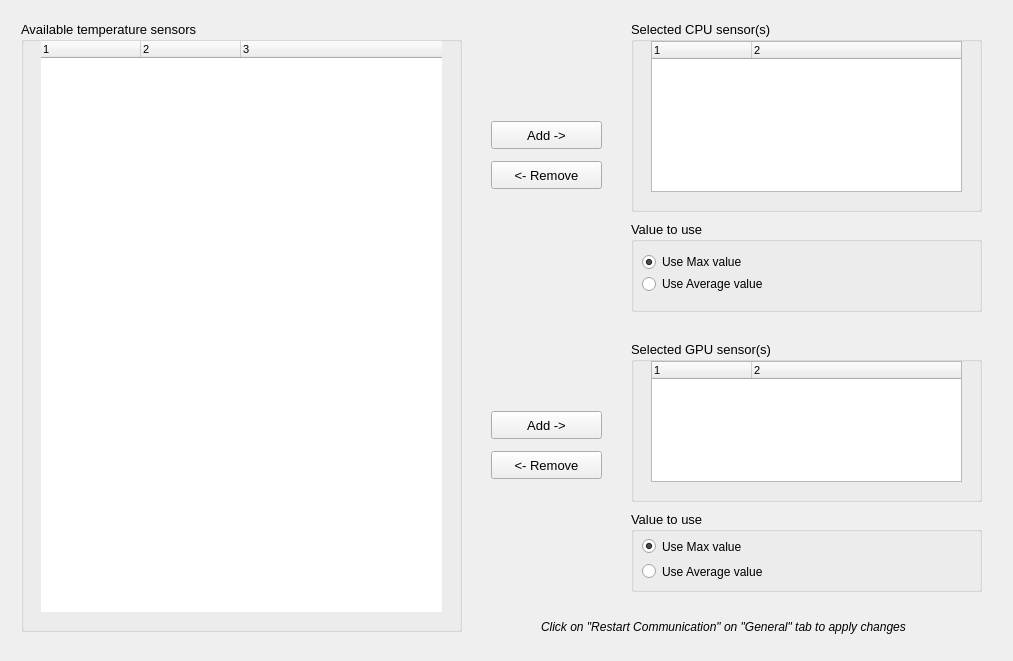
    <widget class="QWidget" name="tabSensorConfig">
     <attribute name="title">
      <string>Sensor Config</string>
     </attribute>
     <widget class="QFrame" name="frame_6">
      <property name="geometry">
       <rect>
        <x>11</x>
        <y>11</y>
        <width>993</width>
        <height>641</height>
       </rect>
      </property>
      <property name="frameShape">
       <enum>QFrame::NoFrame</enum>
      </property>
      <property name="frameShadow">
       <enum>QFrame::Sunken</enum>
      </property>
      <property name="lineWidth">
       <number>2</number>
      </property>
      <widget class="QPushButton" name="pushButtonRemoveGPUSensor">
       <property name="geometry">
        <rect>
         <x>480</x>
         <y>440</y>
         <width>111</width>
         <height>28</height>
        </rect>
       </property>
       <property name="font">
        <font>
         <pointsize>10</pointsize>
        </font>
       </property>
       <property name="text">
        <string>&lt;- Remove</string>
       </property>
      </widget>
      <widget class="QGroupBox" name="groupBoxCPUSensors">
       <property name="geometry">
        <rect>
         <x>620</x>
         <y>210</y>
         <width>351</width>
         <height>91</height>
        </rect>
       </property>
       <property name="font">
        <font>
         <pointsize>10</pointsize>
        </font>
       </property>
       <property name="title">
        <string>Value to use</string>
       </property>
       <widget class="QRadioButton" name="radioButtonCPUMax">
        <property name="geometry">
         <rect>
          <x>11</x>
          <y>30</y>
          <width>124</width>
          <height>22</height>
         </rect>
        </property>
        <property name="font">
         <font>
          <pointsize>9</pointsize>
         </font>
        </property>
        <property name="text">
         <string>Use Max value</string>
        </property>
        <property name="checked">
         <bool>true</bool>
        </property>
       </widget>
       <widget class="QRadioButton" name="radioButtonCPUAverage">
        <property name="geometry">
         <rect>
          <x>11</x>
          <y>52</y>
          <width>150</width>
          <height>22</height>
         </rect>
        </property>
        <property name="font">
         <font>
          <pointsize>9</pointsize>
         </font>
        </property>
        <property name="text">
         <string>Use Average value</string>
        </property>
       </widget>
      </widget>
      <widget class="QPushButton" name="pushButtonAddCPUSensor">
       <property name="geometry">
        <rect>
         <x>480</x>
         <y>110</y>
         <width>111</width>
         <height>28</height>
        </rect>
       </property>
       <property name="font">
        <font>
         <pointsize>10</pointsize>
        </font>
       </property>
       <property name="text">
        <string>Add -&gt;</string>
       </property>
      </widget>
      <widget class="QPushButton" name="pushButtonAddGPUSensor">
       <property name="geometry">
        <rect>
         <x>480</x>
         <y>400</y>
         <width>111</width>
         <height>28</height>
        </rect>
       </property>
       <property name="font">
        <font>
         <pointsize>10</pointsize>
        </font>
       </property>
       <property name="text">
        <string>Add -&gt;</string>
       </property>
      </widget>
      <widget class="QGroupBox" name="groupBoxGPUSensors">
       <property name="geometry">
        <rect>
         <x>620</x>
         <y>500</y>
         <width>351</width>
         <height>81</height>
        </rect>
       </property>
       <property name="font">
        <font>
         <pointsize>10</pointsize>
        </font>
       </property>
       <property name="title">
        <string>Value to use</string>
       </property>
       <widget class="QRadioButton" name="radioButtonGPUMax">
        <property name="geometry">
         <rect>
          <x>11</x>
          <y>20</y>
          <width>124</width>
          <height>31</height>
         </rect>
        </property>
        <property name="font">
         <font>
          <pointsize>9</pointsize>
         </font>
        </property>
        <property name="text">
         <string>Use Max value</string>
        </property>
        <property name="checked">
         <bool>true</bool>
        </property>
       </widget>
       <widget class="QRadioButton" name="radioButtonGPUAverage">
        <property name="geometry">
         <rect>
          <x>11</x>
          <y>50</y>
          <width>150</width>
          <height>21</height>
         </rect>
        </property>
        <property name="font">
         <font>
          <pointsize>9</pointsize>
         </font>
        </property>
        <property name="text">
         <string>Use Average value</string>
        </property>
       </widget>
      </widget>
      <widget class="QPushButton" name="pushButtonRemoveCPUSensor">
       <property name="geometry">
        <rect>
         <x>480</x>
         <y>150</y>
         <width>111</width>
         <height>28</height>
        </rect>
       </property>
       <property name="font">
        <font>
         <pointsize>10</pointsize>
        </font>
       </property>
       <property name="text">
        <string>&lt;- Remove</string>
       </property>
      </widget>
      <widget class="QGroupBox" name="groupBoxAvailableSensors">
       <property name="geometry">
        <rect>
         <x>10</x>
         <y>10</y>
         <width>441</width>
         <height>611</height>
        </rect>
       </property>
       <property name="font">
        <font>
         <pointsize>10</pointsize>
         <weight>50</weight>
         <bold>false</bold>
        </font>
       </property>
       <property name="title">
        <string>Available temperature sensors</string>
       </property>
       <widget class="QTreeWidget" name="treeWidgetHWMonData">
        <property name="geometry">
         <rect>
          <x>20</x>
          <y>20</y>
          <width>401</width>
          <height>571</height>
         </rect>
        </property>
        <property name="font">
         <font>
          <pointsize>8</pointsize>
         </font>
        </property>
        <property name="frameShape">
         <enum>QFrame::NoFrame</enum>
        </property>
        <property name="columnCount">
         <number>3</number>
        </property>
        <attribute name="headerMinimumSectionSize">
         <number>70</number>
        </attribute>
        <column>
         <property name="text">
          <string notr="true">1</string>
         </property>
        </column>
        <column>
         <property name="text">
          <string notr="true">2</string>
         </property>
        </column>
        <column>
         <property name="text">
          <string notr="true">3</string>
         </property>
        </column>
       </widget>
      </widget>
      <widget class="QGroupBox" name="groupBoxSelectedCPUSensors">
       <property name="geometry">
        <rect>
         <x>620</x>
         <y>10</y>
         <width>351</width>
         <height>191</height>
        </rect>
       </property>
       <property name="font">
        <font>
         <pointsize>10</pointsize>
        </font>
       </property>
       <property name="title">
        <string>Selected CPU sensor(s)</string>
       </property>
       <widget class="QTreeWidget" name="treeWidgetSelectedCPUSensors">
        <property name="geometry">
         <rect>
          <x>20</x>
          <y>20</y>
          <width>311</width>
          <height>151</height>
         </rect>
        </property>
        <property name="font">
         <font>
          <pointsize>8</pointsize>
         </font>
        </property>
        <property name="columnCount">
         <number>2</number>
        </property>
        <column>
         <property name="text">
          <string notr="true">1</string>
         </property>
        </column>
        <column>
         <property name="text">
          <string notr="true">2</string>
         </property>
        </column>
       </widget>
      </widget>
      <widget class="QGroupBox" name="groupBoxSelectedGPUSensors">
       <property name="geometry">
        <rect>
         <x>620</x>
         <y>330</y>
         <width>351</width>
         <height>161</height>
        </rect>
       </property>
       <property name="font">
        <font>
         <pointsize>10</pointsize>
        </font>
       </property>
       <property name="title">
        <string>Selected GPU sensor(s)</string>
       </property>
       <widget class="QTreeWidget" name="treeWidgetSelectedGPUSensors">
        <property name="geometry">
         <rect>
          <x>20</x>
          <y>20</y>
          <width>311</width>
          <height>121</height>
         </rect>
        </property>
        <property name="font">
         <font>
          <pointsize>8</pointsize>
         </font>
        </property>
        <property name="columnCount">
         <number>2</number>
        </property>
        <column>
         <property name="text">
          <string notr="true">1</string>
         </property>
        </column>
        <column>
         <property name="text">
          <string notr="true">2</string>
         </property>
        </column>
       </widget>
      </widget>
      <widget class="QLabel" name="label_5">
       <property name="geometry">
        <rect>
         <x>530</x>
         <y>600</y>
         <width>451</width>
         <height>31</height>
        </rect>
       </property>
       <property name="font">
        <font>
         <pointsize>9</pointsize>
         <italic>true</italic>
        </font>
       </property>
       <property name="text">
        <string>Click on &quot;Restart Communication&quot; on &quot;General&quot; tab to apply changes</string>
       </property>
      </widget>
     </widget>
    </widget>
